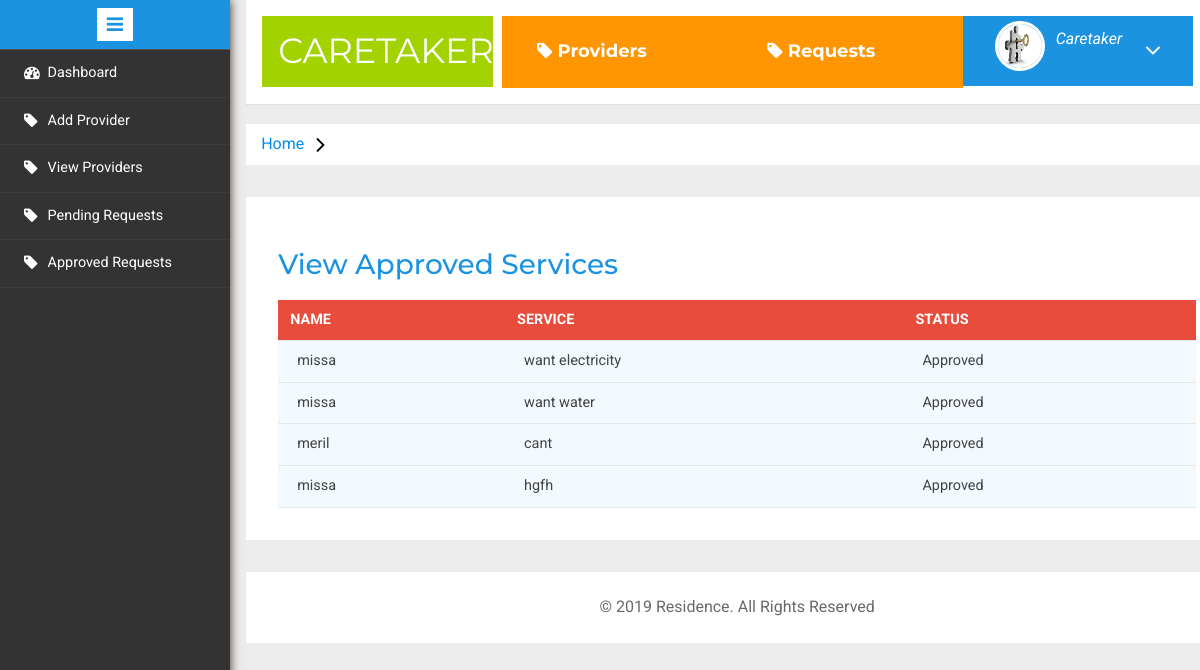
Page /caretaker/viewap.php (signed in) on the committed database.
### tables this page shows
CREATE TABLE IF NOT EXISTS `serreq` (
  `srid` int(50) NOT NULL AUTO_INCREMENT,
  `username` varchar(50) NOT NULL,
  `service` varchar(200) NOT NULL,
  `status` int(20) NOT NULL,
  PRIMARY KEY (`srid`)
);

### caretaker/viewap.php (the view, shortened to what this page needs)
<?php
if(isset ($_SESSION['uname']))
{
	include("db.php");
	$obj=new db();
?>
<!DOCTYPE HTML>
<html>
<head>
<?php
include("dheader.php");
?>
<link rel="stylesheet" type="text/css" href="css/table-style.css" />
<link rel="stylesheet" type="text/css" href="css/basictable.css" />
</head>
<body>
		<ol class="breadcrumb">
                <li class="breadcrumb-item"><a href="index.php">Home</a> <i class="fa fa-angle-right"></i></li>
            </ol>
<div class="agile-grids">
		<div class="agile-tables">
					<div class="w3l-table-info">
					  <h2>View Approved Services</h2>
					<?php
		  $sql="select * from serreq where status=1";
		  $res=$obj->exe($sql);
		  $no=mysqli_num_rows($res);
		  if($no==0)
		  {
			  echo "&quot;No records here!!&quot;";
		  }
		  else
		  {
		  ?>
					    <table id="table">
						<thead>
						  <tr>
							<th> Name</th>
							<th>Service</th>
							<th>Status</th>
						  </tr>
						</thead>
						<tbody>
						<?php
			while($row=mysqli_fetch_array($res))
			{
		  ?>
						  <tr>
							<td><?php echo $row[1];?></td>
							<td><?php echo $row[2];?></td>
							<td>Approved</td>
						  </tr>
						</tbody>
					   <?php
			}
		  ?>
          </table>
          <?php
		  }
		  ?>
					</div>
				</div>
	  </div>
<div class="copyrights">
	 <p>© 2019 Residence. All Rights Reserved </p>
</div>
		<?php
		include("dside.php");
		?>
</body>
</html>
 <?php
 }
 ?>

### caretaker/css/table-style.css (style rules this page uses)
table { background: white; border-collapse: collapse; margin: 1.25em 0 0; width: 100%; }
table tr, table th, table td { border: none; border-bottom: 1px solid #e8e8e8; font-size: .95em; }
table th, table td { padding: 10px 12px; text-align: left; }
table th { background: #e74c3c; color: #fff; text-transform: uppercase; }
table tr td { background: #f3faff; color: #424242; }
table { width: 100%; }

### rows in the picture
serreq: username "missa", service "want electricity"
serreq: username "missa", service "want water"
serreq: username "meril", service "cant"
serreq: username "missa", service "hgfh"
